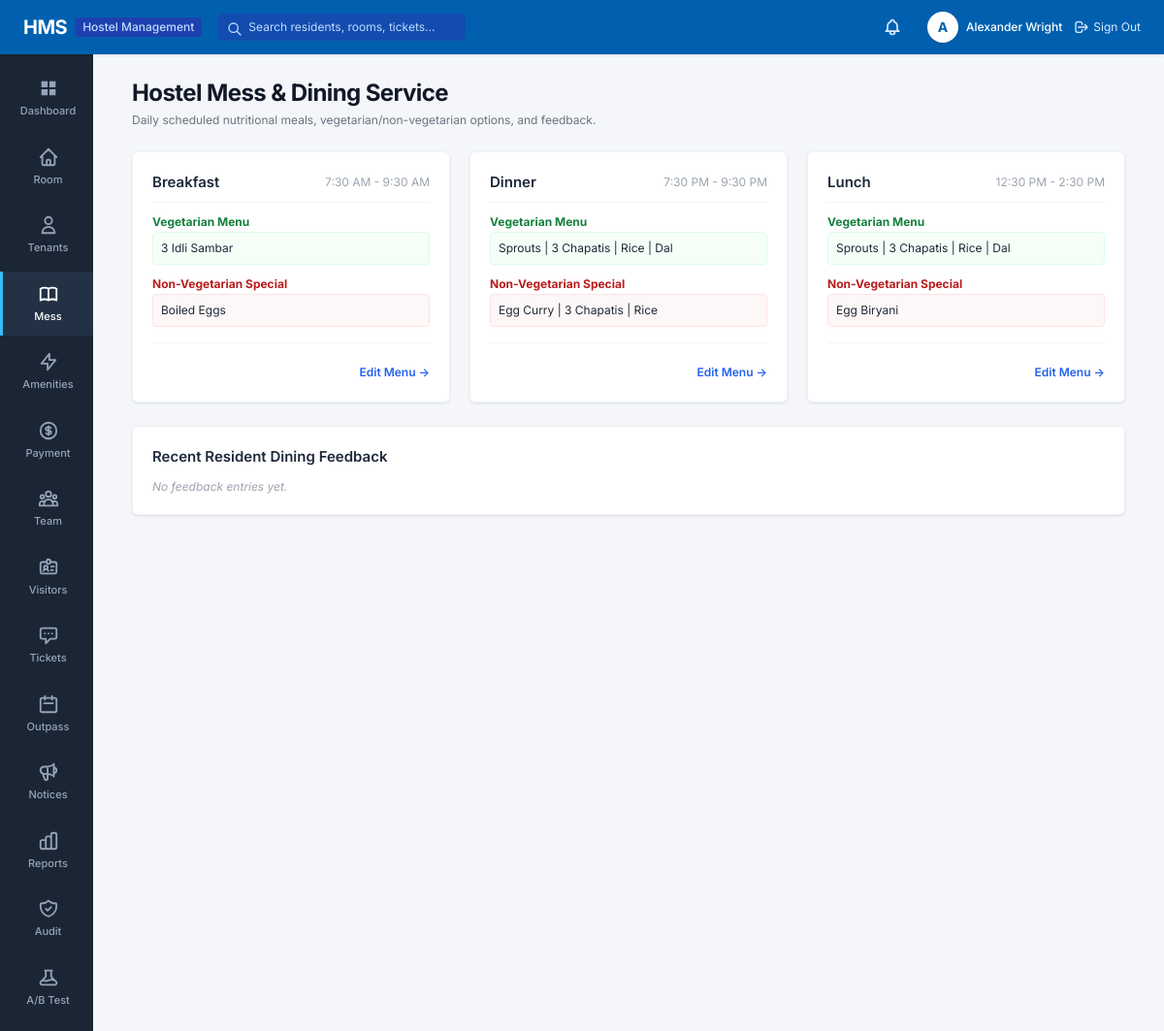
Page /dining/ (signed in) on the committed database.
### apps/accounts/models.py (models this page shows, shortened)
class User(AbstractUser):
    class Role(models.TextChoices):
        ADMIN = 'ADMIN', 'System Administrator'
        WARDEN = 'WARDEN', 'Hostel Manager / Warden'
        ACCOUNTS = 'ACCOUNTS', 'Accounts Staff'
        MAINTENANCE = 'MAINTENANCE', 'Maintenance Staff'
        RESIDENT = 'RESIDENT', 'Resident'
    role = models.CharField(
        max_length=20,
        choices=Role.choices,
        default=Role.RESIDENT,
        help_text="Designates the user's role and permission scope in HMS."
    )
    phone_number = models.CharField(max_length=20, blank=True, null=True)
    profile_picture = models.ImageField(upload_to='profiles/', blank=True, null=True)
    class Meta:
        verbose_name = 'User'
        verbose_name_plural = 'Users'
        ordering = ['username']
    @property
    def is_admin_user(self):
        return self.role == self.Role.ADMIN or self.is_superuser
    @property
    def is_warden(self):
        return self.role == self.Role.WARDEN
    @property
    def is_resident(self):
        return self.role == self.Role.RESIDENT

### apps/dining/models.py (models this page shows, shortened)
class MealMenu(models.Model):
    class MealType(models.TextChoices):
        BREAKFAST = 'BREAKFAST', 'Breakfast'
        LUNCH = 'LUNCH', 'Lunch'
        DINNER = 'DINNER', 'Dinner'
    meal_type = models.CharField(max_length=20, choices=MealType.choices, unique=True)
    timing = models.CharField(max_length=50, blank=True, help_text="e.g. 7:30 AM - 9:30 AM")
    veg_items = models.TextField(help_text="Veg dishes, e.g. Sprouts | 3 Chapatis | Rice | Dal")
    non_veg_items = models.TextField(blank=True, help_text="Non-veg alternative, e.g. Egg Biryani")
    is_active = models.BooleanField(default=True)
    updated_at = models.DateTimeField(auto_now=True)
    class Meta:
        ordering = ['meal_type']

### apps/dining/views.py (the view)
# urls.py: path('', views.meal_menu_view, name='meal_menu'),
@login_required
def meal_menu_view(request):
    meals = MealMenu.objects.all().order_by('meal_type')
    feedbacks = MessFeedback.objects.select_related('resident', 'resident__user')[:10]
    return render(request, 'dining/menu_list.html', {'meals': meals, 'feedbacks': feedbacks})

### apps/notifications/context_processors.py (called while the page is built)
def notifications_context(request):
    if request.user.is_authenticated:
        unread_count = InAppNotification.objects.filter(recipient=request.user, is_read=False).count()
        recent_notifs = InAppNotification.objects.filter(recipient=request.user).order_by('-created_at')[:5]
        return {
            'unread_notifications_count': unread_count,
            'recent_notifications': recent_notifs,
        }
    return {
        'unread_notifications_count': 0,
        'recent_notifications': [],
    }

### templates/dining/menu_list.html (shortened to what this page needs)
{% extends 'base.html' %}
{% block content %}
<div class="max-w-5xl mx-auto space-y-6">
    <div class="flex items-center justify-between">
        <div>
            <h1 class="text-2xl font-bold tracking-tight text-gray-900">Hostel Mess & Dining Service</h1>
            <p class="text-xs text-gray-500 mt-1">Daily scheduled nutritional meals, vegetarian/non-vegetarian options, and feedback.</p>
        </div>
    </div>
    <div class="grid grid-cols-1 md:grid-cols-3 gap-5">
        {% for meal in meals %}
        <div class="hms-card flex flex-col justify-between">
            <div>
                <div class="flex items-center justify-between mb-3 border-b border-gray-100 pb-2">
                    <h2 class="hms-card-title mb-0">{{ meal.get_meal_type_display }}</h2>
                    <span class="text-xs text-gray-400">{{ meal.timing|default:"Regular Hours" }}</span>
                </div>
                <div class="space-y-3 text-xs">
                    <div>
                        <span class="font-bold text-green-700 block mb-0.5">Vegetarian Menu</span>
                        <p class="text-gray-800 bg-green-50/60 p-2 rounded border border-green-100">{{ meal.veg_items }}</p>
                    </div>
                    {% if meal.non_veg_items %}
                    <div>
                        <span class="font-bold text-red-700 block mb-0.5">Non-Vegetarian Special</span>
                        <p class="text-gray-800 bg-red-50/60 p-2 rounded border border-red-100">{{ meal.non_veg_items }}</p>
                    </div>
                    {% endif %}
                </div>
            </div>
            {% if request.user.is_warden or request.user.is_admin_user %}
            <div class="pt-4 mt-4 border-t border-gray-100 text-right">
                <a href="{% url 'dining:edit_menu' meal.id %}" class="text-xs text-blue-600 font-semibold hover:underline">
                    Edit Menu &rarr;
                </a>
            </div>
            {% endif %}
        </div>
        {% empty %}
        <div class="col-span-3 text-center py-10 text-gray-400 text-xs">
            No meal schedules configured.
        </div>
        {% endfor %}
    </div>
    <div class="hms-card">
        <h2 class="hms-card-title">Recent Resident Dining Feedback</h2>
        <div class="space-y-2">
            {% for fb in feedbacks %}
            <div class="p-3 rounded border border-gray-100 bg-gray-50 flex items-center justify-between text-xs">
                <div>
                    <div class="font-semibold text-gray-900">{{ fb.resident.user.get_full_name }} &bull; {{ fb.meal_type }}</div>
                    <div class="text-gray-600 mt-0.5">{{ fb.comments|default:"No specific comments." }}</div>
                </div>
                <div class="text-right">
                    <span class="font-bold text-amber-500 text-sm">★ {{ fb.rating }}/5</span>
                    <div class="text-[10px] text-gray-400">{{ fb.created_at }}</div>
                </div>
            </div>
            {% empty %}
            <p class="text-xs text-gray-400 italic">No feedback entries yet.</p>
            {% endfor %}
        </div>
    </div>
</div>
{% endblock %}

### templates/base.html (shortened to what this page needs)
{% load static %}
<!DOCTYPE html>
<html lang="en">
<head>
    <script src="https://cdn.tailwindcss.com"></script>
    <link rel="stylesheet" href="{% static 'css/hms.css' %}">
</head>
<body class="bg-[#f4f6f9] text-[#1e293b] flex flex-col min-h-screen">
    <header class="hms-header flex items-center justify-between px-6 text-white sticky top-0 z-50">
        <div class="flex items-center space-x-4">
            <a href="{% url 'accounts:dashboard' %}" class="flex items-center space-x-2 text-white hover:opacity-90 transition">
                <span class="text-xl font-bold tracking-tight">HMS</span>
                <span class="text-xs bg-blue-800 text-blue-200 px-2 py-0.5 rounded font-medium">Hostel Management</span>
            </a>
            <form action="{% url 'reports:global_search' %}" method="GET" class="hidden md:flex items-center ml-6">
                <div class="relative">
                    <input type="text" name="q" placeholder="Search residents, rooms, tickets..."
                           class="bg-blue-800/60 text-white placeholder-blue-200 text-xs rounded-md px-3 py-1.5 pl-8 focus:outline-none focus:ring-1 focus:ring-white w-64 transition">
                    <svg class="w-4 h-4 text-blue-200 absolute left-2.5 top-2" fill="none" stroke="currentColor" viewBox="0 0 24 24">
                        <path stroke-linecap="round" stroke-linejoin="round" stroke-width="2" d="M21 21l-6-6m2-5a7 7 0 11-14 0 7 7 0 0114 0z"></path>
                    </svg>
                </div>
            </form>
        </div>
        <div class="flex items-center space-x-5">
            <a href="{% url 'notifications:notification_list' %}" class="relative p-1.5 text-blue-100 hover:text-white hover:bg-blue-800 rounded-full transition" title="Notifications">
            </a>
            <div class="flex items-center space-x-3">
                <a href="{% url 'accounts:profile' %}" class="flex items-center space-x-2 text-white hover:opacity-90">
                    <div class="w-8 h-8 rounded-full bg-white text-hmsblue font-bold flex items-center justify-center text-sm shadow">
                        {{ request.user.first_name|default:request.user.username|make_list|first|upper }}
                    </div>
                    <span class="hidden sm:inline text-xs font-medium">{{ request.user.get_full_name|default:request.user.username }}</span>
                </a>
                <a href="{% url 'accounts:logout' %}" class="text-xs text-blue-100 hover:text-white hover:underline flex items-center space-x-1 ml-2">
                    <svg class="w-4 h-4" fill="none" stroke="currentColor" viewBox="0 0 24 24">
                        <path stroke-linecap="round" stroke-linejoin="round" stroke-width="2" d="M17 16l4-4m0 0l-4-4m4 4H7m6 4v1a3 3 0 01-3 3H6a3 3 0 01-3-3V7a3 3 0 013-3h4a3 3 0 013 3v1"></path>
                    </svg>
                    <span>Sign Out</span>
                </a>
            </div>
        </div>
    </header>
    <div class="flex flex-1">
        <aside class="hms-sidebar flex flex-col py-3 select-none">
            <nav class="space-y-1">
                <a href="{% url 'accounts:dashboard' %}" class="hms-nav-item {% if request.resolver_match.app_name == 'accounts' and request.resolver_match.url_name == 'hostel_dashboard' %}active{% endif %}">
                    <svg fill="currentColor" viewBox="0 0 24 24">
                        <path d="M4 4h7v7H4V4zm9 0h7v7h-7V4zm-9 9h7v7H4v-7zm9 0h7v7h-7v-7z"/>
                    </svg>
                    <span>Dashboard</span>
                </a>
                <a href="{% url 'rooms:room_list' %}" class="hms-nav-item {% if request.resolver_match.app_name == 'rooms' %}active{% endif %}">
                    <svg fill="none" stroke="currentColor" stroke-width="2" viewBox="0 0 24 24">
                        <path stroke-linecap="round" stroke-linejoin="round" d="M3 12l2-2m0 0l7-7 7 7M5 10v10a1 1 0 001 1h3m10-11l2 2m-2-2v10a1 1 0 01-1 1h-3m-6 0a1 1 0 001-1v-4a1 1 0 011-1h2a1 1 0 011 1v4a1 1 0 001 1m-6 0h6"/>
                    </svg>
                    <span>Room</span>
                </a>
                {% if not request.user.is_resident %}
                <a href="{% url 'residents:resident_list' %}" class="hms-nav-item {% if request.resolver_match.app_name == 'residents' and request.resolver_match.url_name != 'resident_dashboard' %}active{% endif %}">
                    <svg fill="none" stroke="currentColor" stroke-width="2" viewBox="0 0 24 24">
                        <path stroke-linecap="round" stroke-linejoin="round" d="M16 7a4 4 0 11-8 0 4 4 0 018 0zM12 14a7 7 0 00-7 7h14a7 7 0 00-7-7z"/>
                    </svg>
                    <span>Tenants</span>
                </a>
                {% endif %}
                <a href="{% url 'dining:meal_menu' %}" class="hms-nav-item {% if request.resolver_match.app_name == 'dining' %}active{% endif %}">
                    <span>Mess</span>
                </a>
                <a href="{% url 'rooms:amenity_list' %}" class="hms-nav-item {% if request.resolver_match.url_name == 'amenity_list' %}active{% endif %}">
                    <svg fill="none" stroke="currentColor" stroke-width="2" viewBox="0 0 24 24">
                        <path stroke-linecap="round" stroke-linejoin="round" d="M13 10V3L4 14h7v7l9-11h-7z"/>
                    </svg>
                    <span>Amenities</span>
                </a>
                <a href="{% url 'finance:payment_list' %}" class="hms-nav-item {% if request.resolver_match.app_name == 'finance' %}active{% endif %}">
                    <svg fill="none" stroke="currentColor" stroke-width="2" viewBox="0 0 24 24">
                        <path stroke-linecap="round" stroke-linejoin="round" d="M12 8c-1.657 0-3 .895-3 2s1.343 2 3 2 3 .895 3 2-1.343 2-3 2m0-8c1.11 0 2.08.402 2.599 1M12 8V7m0 1v8m0 0v1m0-1c-1.11 0-2.08-.402-2.599-1M21 12a9 9 0 11-18 0 9 9 0 0118 0z"/>
                    </svg>
                    <span>Payment</span>
                </a>
                {% if request.user.is_admin_user %}
                <a href="{% url 'accounts:user_list' %}" class="hms-nav-item {% if request.resolver_match.url_name == 'user_list' %}active{% endif %}">
                    <span>Team</span>
                </a>
                {% endif %}
                <a href="{% url 'visitors:visitor_list' %}" class="hms-nav-item {% if request.resolver_match.app_name == 'visitors' %}active{% endif %}">
                    <span>Visitors</span>
                </a>
                <a href="{% url 'complaints:complaint_list' %}" class="hms-nav-item {% if request.resolver_match.app_name == 'complaints' %}active{% endif %}">
                    <svg fill="none" stroke="currentColor" stroke-width="2" viewBox="0 0 24 24">
                        <path stroke-linecap="round" stroke-linejoin="round" d="M8 10h.01M12 10h.01M16 10h.01M9 16H5a2 2 0 01-2-2V6a2 2 0 012-2h14a2 2 0 012 2v8a2 2 0 01-2 2h-5l-5 5v-5z"/>
                    </svg>
                    <span>Tickets</span>
                </a>
                <a href="{% url 'attendance:outpass_list' %}" class="hms-nav-item {% if request.resolver_match.app_name == 'attendance' %}active{% endif %}">
                    <svg fill="none" stroke="currentColor" stroke-width="2" viewBox="0 0 24 24">
                        <path stroke-linecap="round" stroke-linejoin="round" d="M8 7V3m8 4V3m-9 8h10M5 21h14a2 2 0 002-2V7a2 2 0 00-2-2H5a2 2 0 00-2 2v12a2 2 0 002 2z"/>
                    </svg>
                    <span>Outpass</span>
                </a>
                <a href="{% url 'notices:notice_list' %}" class="hms-nav-item {% if request.resolver_match.app_name == 'notices' %}active{% endif %}">
                    <span>Notices</span>
                </a>
                {% if not request.user.is_resident %}
                <a href="{% url 'reports:reports_overview' %}" class="hms-nav-item {% if request.resolver_match.app_name == 'reports' %}active{% endif %}">
                    <span>Reports</span>
                </a>
                {% endif %}
                {% if request.user.is_admin_user %}
                <a href="{% url 'audit:audit_list' %}" class="hms-nav-item {% if request.resolver_match.app_name == 'audit' %}active{% endif %}">
                    <span>Audit</span>
                </a>
                <a href="{% url 'abtesting:ab_dashboard' %}" class="hms-nav-item {% if request.resolver_match.app_name == 'abtesting' %}active{% endif %}">
                    <span>A/B Test</span>
                </a>
                {% endif %}
            </nav>
        </aside>
        <main class="hms-main-content">
            {% block content %}{% endblock %}
        </main>
    </div>
</body>
</html>

### static/css/hms.css (style rules this page uses)
:root { --hms-blue-header: #0060af; --hms-blue-hover: #005096; --hms-sidebar-bg: #1a2634; --hms-sidebar-hover: #223244; --hms-sidebar-active: #0060af; --hms-page-bg: #f4f6f9; --hms-card-bg: #ffffff; --hms-text-main: #1e293b; --hms-text-muted: #64748b; --hms-green: #16a34a; --hms-red: #dc2626; --hms-amber: #d97706; }
body { background-color: var(--hms-page-bg); color: var(--hms-text-main); font-family: 'Inter', -apple-system, BlinkMacSystemFont, "Segoe UI", Roboto, sans-serif; margin: 0; padding: 0; min-height: 100vh; }
.hms-header { background-color: var(--hms-blue-header); height: 56px; box-shadow: 0 1px 3px rgba(0, 0, 0, 0.1); }
.hms-sidebar { background-color: var(--hms-sidebar-bg); width: 96px; min-height: calc(100vh - 56px); transition: width 0.2s ease; }
.hms-nav-item { display: flex; flex-direction: column; align-items: center; justify-content: center; padding: 12px 6px; color: #94a3b8; text-decoration: none; font-size: 11px; font-weight: 500; transition: all 0.15s ease-in-out; border-left: 3px solid transparent; }
.hms-nav-item.active { color: #ffffff; background-color: var(--hms-sidebar-hover); border-left: 3px solid #38bdf8; }
.hms-nav-item svg { width: 22px; height: 22px; margin-bottom: 4px; }
.hms-main-content { background-color: var(--hms-page-bg); flex: 1; padding: 24px 32px; }
.hms-card { background: #ffffff; border-radius: 6px; box-shadow: 0 1px 3px rgba(0, 0, 0, 0.06), 0 1px 2px rgba(0, 0, 0, 0.04); padding: 20px; border: 1px solid #edf2f7; }
.hms-card-title { font-size: 15px; font-weight: 600; color: #1e293b; margin-bottom: 12px; }

### rows in the picture
User: user.first_name|make_list "A", user.get_full_name "Alexander Wright"
MealMenu: meal_type "Breakfast", timing "7:30 AM - 9:30 AM", veg_items "3 Idli Sambar", non_veg_items "Boiled Eggs"
MealMenu: meal_type "Dinner", timing "7:30 PM - 9:30 PM", veg_items "Sprouts | 3 Chapatis | Rice | Dal", non_veg_items "Egg Curry | 3 Chapatis | Rice"
MealMenu: meal_type "Lunch", timing "12:30 PM - 2:30 PM", veg_items "Sprouts | 3 Chapatis | Rice | Dal", non_veg_items "Egg Biryani"
